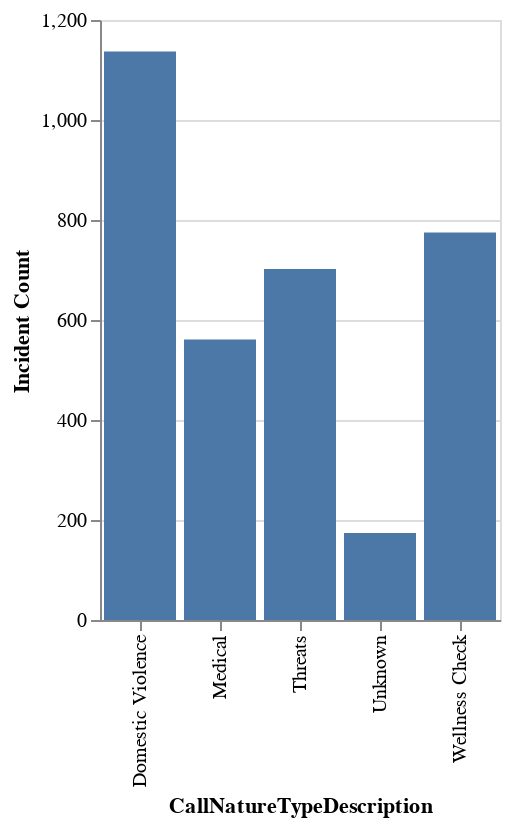

Write a Vega-Lite specification for this figure.
### Vega-Lite specification from a JSON file in a GitHub repository (floating-point values rounded to 4 significant figures)
{"$schema": "https://vega.github.io/schema/vega-lite/v2.json", "description": "A simple bar chart with embedded data.", "width": 200, "data": {"values": [{"CallNatureTypeDescription": "Domestic Violence", "Incident Count": 1137}, {"CallNatureTypeDescription": "Medical", "Incident Count": 561}, {"CallNatureTypeDescription": "Threats", "Incident Count": 702}, {"CallNatureTypeDescription": "Unknown", "Incident Count": 174}, {"CallNatureTypeDescription": "Wellness Check", "Incident Count": 775}]}, "mark": "bar", "encoding": {"x": {"field": "CallNatureTypeDescription", "type": "ordinal"}, "y": {"field": "Incident Count", "type": "quantitative"}}}
